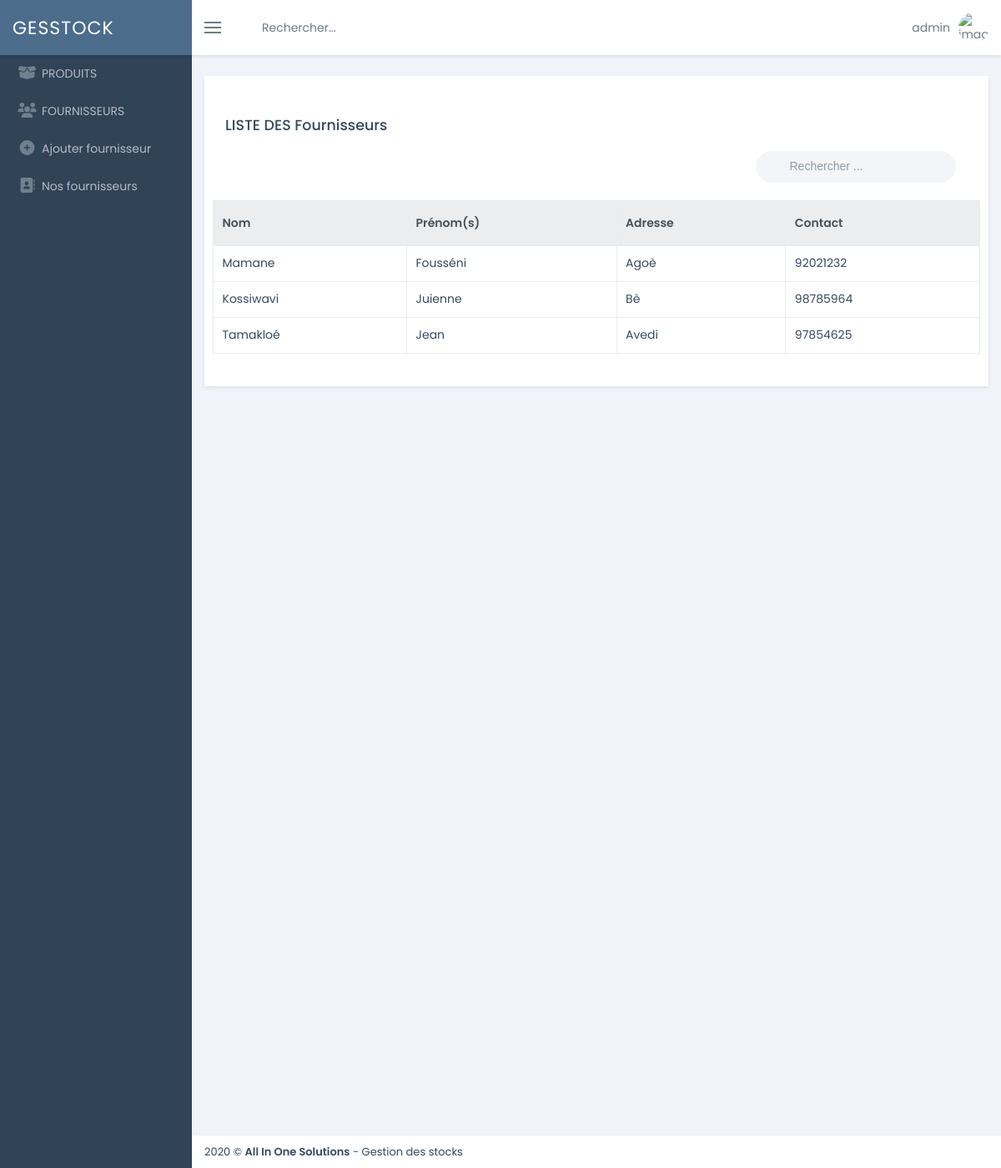
The app's page /shop/fournisseur_liste/ (signed in) with its own data.
### shop/models.py (models this page shows, shortened)
class Fournisseur(models.Model):
    nomF         = models.CharField(max_length=100)
    prenomF      = models.CharField(max_length=100)
    adresseF     = models.CharField(max_length=50)
    telephone    = models.IntegerField(default=None)
    mail         = models.EmailField(max_length=150,default=True)

### shop/views.py (the view)
# urls.py: path('fournisseur_liste/', views.fournisseur_list2, name='liste_fournisseur'),
@login_required
def fournisseur_list2(request):
    fournisseurs = Fournisseur.objects.all()
    return render(request, 'shop/listeFournisseur2.html', locals())

### shop/templates/shop/listeFournisseur2.html (shortened to what this page needs)
{% extends 'base2.html' %}
{% block content %}
    <div class="page-content fade-in-up">
        <h5 class="font-strong mb-4">LISTE DES Fournisseurs</h5>
        <div class="flexbox mb-4">
            <div class="input-group-icon input-group-icon-left mr-3">
                <span class="input-icon input-icon-right font-16"><i class="ti-search"></i></span>
                <input class="form-control form-control-rounded form-control-solid" id="key-search" type="text" placeholder="Rechercher ...">
            </div>
        </div>
        <div class="table-responsive row">
            <table class="table table-bordered table-hover" id="datatable">
                <thead class="thead-default thead-lg">
                <tr>
                    <th>Nom</th>
                    <th>Prénom(s)</th>
                    <th>Adresse</th>
                    <th>Contact</th>
                </tr>
                </thead>
                <tbody>
                {% for val in fournisseurs %}
                    <tr>
                        <td>{{ val.nomF}}</td>
                        <td>{{ val.prenomF}}</td>
                        <td>{{ val.adresseF }}</td>
                        <td>{{ val.telephone }}</td>
                    </tr>
                {% endfor %}
                </tbody>
            </table>
        </div>
    </div>
{% endblock %}

### templates/base2.html (shortened to what this page needs)
{% load static %}
<!DOCTYPE html>
<html lang="en">
<head>
    <link href="{% static 'assets/vendors/bootstrap/dist/css/bootstrap.min.css' %}" rel="stylesheet" />
    <link href="{% static 'assets/vendors/font-awesome/css/font-awesome.min.css' %}" rel="stylesheet" />
    <link href="{% static 'assets/vendors/line-awesome/css/line-awesome.min.css' %}" rel="stylesheet" />
    <link href="{% static 'assets/vendors/themify-icons/css/themify-icons.css' %}" rel="stylesheet" />
    <link href="{% static 'assets/vendors/animate.css/animate.min.css' %}" rel="stylesheet" />
    <link href="{% static 'assets/vendors/toastr/toastr.min.css' %}" rel="stylesheet" />
    <link href="{% static 'assets/vendors/bootstrap-select/dist/css/bootstrap-select.min.css' %}" rel="stylesheet" />
    <link href="{% static 'assets/vendors/jvectormap/jquery-jvectormap-2.0.3.css' %}" rel="stylesheet" />
    <link href="{% static 'assets/css/main.min.css' %}" rel="stylesheet" />
    <link href="{% static 'assets/fontawesome/css/fontawesome.css' %}" rel="stylesheet" />
    <link href="{% static 'assets/fontawesome/css/svg-with-js.min.css' %}" rel="stylesheet" />
    <link href="{% static 'assets/fontawesome/css/solid.min.css' %}" rel="stylesheet" />
    <link href="{% static 'assets/vendors/dataTables/datatables.min.css' %}" rel="stylesheet" />
    <link href="{% static 'assets/css/main.min.css' %}" rel="stylesheet" />
</head>
<body class="fixed-navbar">
<div class="page-wrapper">
    <header class="header">
        <div class="page-brand">
            <a href="index-2.html">
                <span class="brand">GesSTOCK</span>
            </a>
        </div>
        <div class="flexbox flex-1">
            <ul class="nav navbar-toolbar">
                <li>
                    <a class="nav-link sidebar-toggler js-sidebar-toggler" href="javascript:;">
                        <span class="icon-bar"></span>
                        <span class="icon-bar"></span>
                        <span class="icon-bar"></span>
                    </a>
                </li>
                <li>
                    <a class="nav-link search-toggler js-search-toggler"><i class="ti-search"></i>
                        <span>Rechercher...</span>
                    </a>
                </li>
            </ul>
            <ul class="nav navbar-toolbar">
                <li class="dropdown dropdown-user">
                    <a class="nav-link dropdown-toggle link" data-toggle="dropdown">
                        <span>{{ user.username }}</span>
                        <img src="{% static 'assets/img/users/user.png' %}" alt="image" />
                    </a>
                </li>
            </ul>
        </div>
    </header>
    <nav class="page-sidebar" id="sidebar">
        <div id="sidebar-collapse">
            <ul class="side-menu metismenu">
                <li>
                    <a href="{% url 'index2' %}"><i class="sidebar-item-icon fa fa-box-open"></i>
                        <span class="nav-label">PRODUITS</span>
                    </a>
                </li>
                <li>
                    <a href=""><i class="sidebar-item-icon fa fa-users"></i>
                        <span class="nav-label">FOURNISSEURS</span>
                    </a>
                    <ul class="">
                        <li>
                            <a href="{% url 'fournisseur' %}"><i class="sidebar-item-icon fa fa-plus-circle"></i>
                                <span class="nav-label">Ajouter fournisseur</span>
                            </a>
                        </li>
                        <li>
                            <a href="{% url 'liste_fournisseur' %}"><i class="sidebar-item-icon fa fa-address-book"></i>
                                <span class="nav-label">Nos fournisseurs</span>
                            </a>
                        </li>
                    </ul>
                </li>
            </ul>
        </div>
    </nav>
    <div class="content-wrapper">
        <div class="page-content fade-in-up">
            <div class="ibox">
                <div class="ibox-body">
                    {% block content %}
                    {% endblock %}
                </div>
            </div>
        </div>
        <footer class="page-footer">
            <div class="font-13">2020 © <b>All In One Solutions</b> - Gestion des stocks</div>
        </footer>
    </div>
</div>
</body>
</html>

### records on screen
Fournisseur: nomF "Mamane", prenomF "Fousséni", adresseF "Agoè", telephone "92021232"
Fournisseur: nomF "Kossiwavi", prenomF "Juienne", adresseF "Bè", telephone "98785964"
Fournisseur: nomF "Tamakloé", prenomF "Jean", adresseF "Avedi", telephone "97854625"

### other values on screen
{{ user.username }} "admin"
